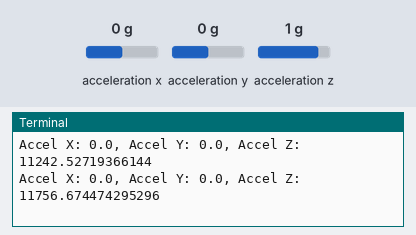
This program was run on a simulated Raspberry Pi (BCM pin numbers). Shown: the last lines printed to the terminal. The inputs (shaded band) are chosen by the test bench; at power-on: acceleration x 0 g, acceleration y 0 g, acceleration z 1 g.

Above: at 1.3 s.
1.4 s: acceleration x set to -1.4 g
At 1.45 s:
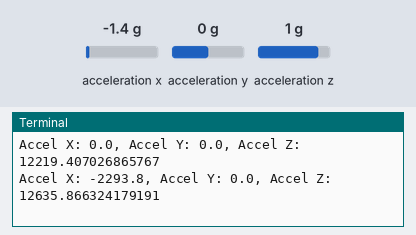
2.9 s: acceleration y set to -1.4 g
At 2.9 s:
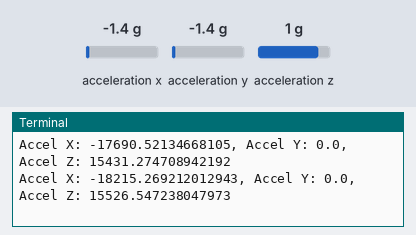
4.4 s: acceleration z set to -1.4 g
At 4.45 s:
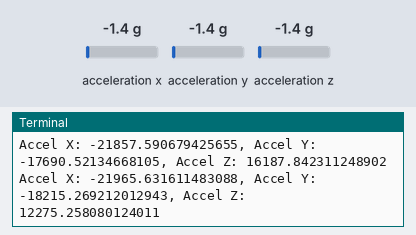
Timing chart, 0 to 7.4 s (numbered marks = the images above; inputs shaded):
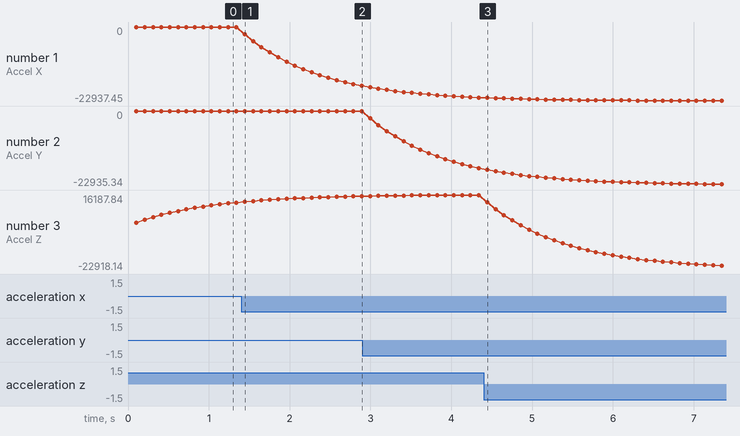

Measured:
- after the input at 1.4 s, the terminal: prints a new line after 0.05 s (image 1)
- plotted number 1: 0 → -18215.27 after the input at 1.4 s

The program:

MPU9250_LowPassFilter.py
```python
import smbus
import time

# MPU9250 I2C adresi ve register'lar
MPU9250_ADDRESS = 0x68
ACCEL_XOUT_H = 0x3B
ACCEL_XOUT_L = 0x3C
ACCEL_YOUT_H = 0x3D
ACCEL_YOUT_L = 0x3E
ACCEL_ZOUT_H = 0x3F
ACCEL_ZOUT_L = 0x40
ACCEL_CONFIG = 0x1C
PWR_MGMT_1 = 0x6B

# I2C bus numarası
bus = smbus.SMBus(1)

def mpu9250_init():
    # MPU9250'yi uyandır (sleep modundan çıkar)
    bus.write_byte_data(MPU9250_ADDRESS, PWR_MGMT_1, 0)
    time.sleep(0.1)

    # Hassasiyeti ±2g olarak ayarlama
    bus.write_byte_data(MPU9250_ADDRESS, ACCEL_CONFIG, 0x00)

def read_raw_data(addr):
    high = bus.read_byte_data(MPU9250_ADDRESS, addr)
    low = bus.read_byte_data(MPU9250_ADDRESS, addr + 1)
    value = ((high << 8) | low)
    if value > 32768:
        value -= 65536
    return value

def read_accelerometer():
    accel_x = read_raw_data(ACCEL_XOUT_H)
    accel_y = read_raw_data(ACCEL_YOUT_H)
    accel_z = read_raw_data(ACCEL_ZOUT_H)
    return accel_x, accel_y, accel_z

def low_pass_filter(new_value, prev_value, alpha=0.1):
    return alpha * new_value + (1 - alpha) * prev_value

if __name__ == "__main__":
    mpu9250_init()

    prev_x, prev_y, prev_z = 0, 0, 0

    while True:
        accel_x, accel_y, accel_z = read_accelerometer()

        # Düşük geçiren filtre uygulama
        accel_x_filtered = low_pass_filter(accel_x, prev_x)
        accel_y_filtered = low_pass_filter(accel_y, prev_y)
        accel_z_filtered = low_pass_filter(accel_z, prev_z)

        print(f"Accel X: {accel_x_filtered}, Accel Y: {accel_y_filtered}, Accel Z: {accel_z_filtered}")

        # Gelecek ölçümler için değerleri güncelle
        prev_x, prev_y, prev_z = accel_x_filtered, accel_y_filtered, accel_z_filtered

        time.sleep(0.1)  # 0.1 saniye bekle
```
